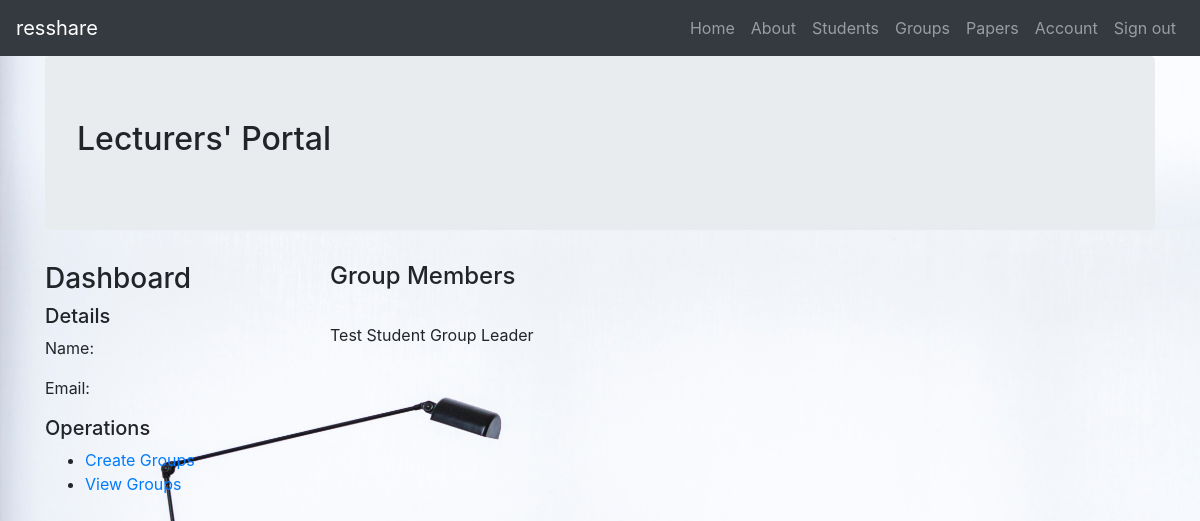
Screenshot of /lecturers/group-pages.php?id=11 (signed in) with the database file from the repository.
### tables this page shows
CREATE TABLE `students` (
  `student_id` int(9) NOT NULL,
  `fname` varchar(30) NOT NULL,
  `lname` varchar(30) NOT NULL,
  `email` varchar(50) NOT NULL,
  `grp_id` int(10) DEFAULT NULL,
  `student_role` varchar(20) DEFAULT NULL
);

### lecturers/group-pages.php (the view, shortened to what this page needs)
<?php
require '../scripts/db.php';
$grp_id = $_GET['id'];
$query = "SELECT * FROM students WHERE grp_id = $grp_id ORDER BY student_role DESC" ;
$result = mysqli_query($dbcon, $query);
?>
<!DOCTYPE html>
<html lang="en">
<head>
    <link rel="stylesheet" type="text/css" href="..css/style.css">
    <link rel="stylesheet" href="https://maxcdn.bootstrapcdn.com/bootstrap/4.3.1/css/bootstrap.min.css">
</head>
<body>
<div class="container">
    <div class="jumbotron">
        <h2>Lecturers' Portal</h2>
    </div>
    <div class="row">
        <div class="col-md-3">
            <h3>Dashboard</h3>
            <div>
                <h5>Details</h5>
                <p>Name: </p>
                <p>Email:</p>
            </div>
            <div>
                <h5>Operations</h5>
                <ul>
                    <li><a href="create.php">Create Groups</a></li>
                    <li><a href="groups.php">View Groups</a></li>
                </ul>
            </div>
        </div>
        <div class="col-md-9">
            <h4>Group Members</h4>
<br>
            <?php
            if (mysqli_num_rows($result) > 0) {
                while ($row = mysqli_fetch_array($result)) {
                    echo "<p>" .  $row['fname'] . " " . $row['lname'] . " " . $row['student_role'] . "<p>";
                }
            }else {
                echo 'No Students in this Group' ;
            }
            ?>
        </div>
    </div>
</div>
</body>
</html>

### css/style.css (style rules this page uses)
body, html { height: 100%; background-image: url("../img/backg.jpg"); background-position: center; background-repeat: no-repeat; background-size: cover; }

### rows the page displays
students: fname "Test", lname "Student", student_role "Group Leader"
